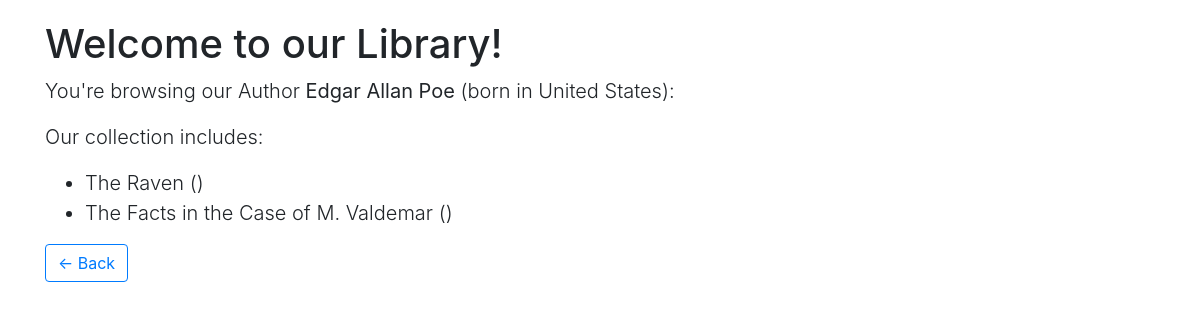
The app's page /author/4/ with its own data.
### sample_app/models.py (models this page shows, shortened)
class Author(models.Model):
    name = models.CharField(max_length=255)
    country = models.ForeignKey(Country, on_delete=models.CASCADE)

class Country(models.Model):
    name = models.CharField(max_length=255)

class Book(models.Model):
    title = models.CharField(max_length=255)
    author = models.ForeignKey(Author, on_delete=models.CASCADE)
    isbn = models.CharField(max_length=255)

### sample_app/views.py (the view)
# urls.py: path('author/<int:author_id>/', views.author, name='author_by_id'),
def author(request, author_id):
    try:
        author = Author.objects.get(id=author_id)
    except Author.DoesNotExist:
        return HttpResponseNotFound()
    return render(request, 'author.html', {
        'author': author
    })

### sample_app/templates/author.html
{% extends "base.html" %}
{% block main %}
  <p class="h1">Welcome to our Library!</p>
  <div class="lead">
    <p>You're browsing our Author <strong>{{ author.name}}</strong> (born in {{ author.country.name }}):</p>
    <p>Our collection includes:</p>
    <ul>
      {% for book in author.book_set.all %}
      <li>{{ book.title }} ({{ book.popularity }})</li>
      {% endfor %}
    </ul>
  </div>
  <a href="/authors"><button type="button" class="btn btn-outline-primary">← Back</button></a>
{% endblock %}

### sample_app/templates/base.html (style rules this page uses)
.container { margin-top: 20px; }

### records on screen
Author: name "Edgar Allan Poe", country.name "United States"
Book: title "The Raven"
Book: title "The Facts in the Case of M. Valdemar"
